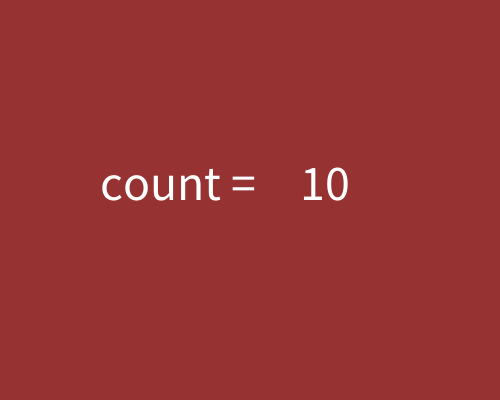
Frame 1 (no input)
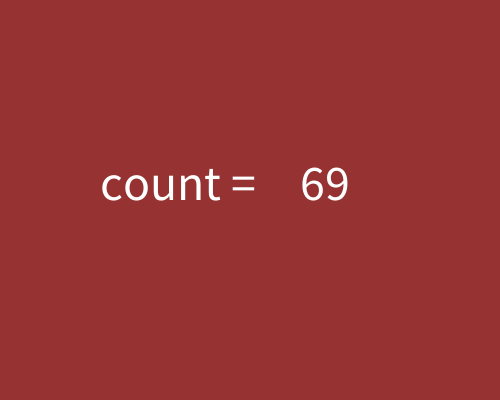
Frame 60 (the mouse pressed at the canvas centre just before this capture)
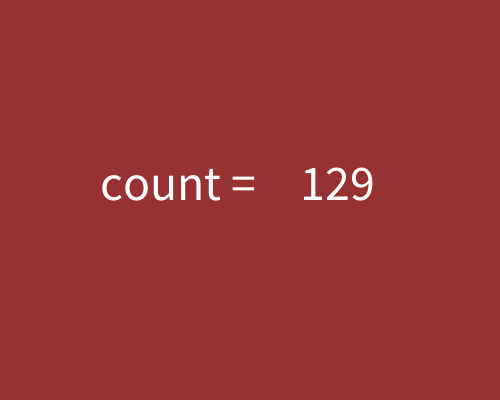
Frame 120 (the mouse held since frame 60 and released just before this capture)

The Processing sketch that drew these frames (run headless with seeded random() and noise(); from frame 60 on, the mouse is pressed at the canvas centre):

// Processing sketch: Processing_count
// ── Processing_count.pde
int count  = 10 ;

void setup()
{
  size(500, 400) ;
}

void draw()
{
  background(150, 50, 50) ;
  textSize(50) ;
  text("count =", 100, 200) ;
  text(count, 300, 200) ;
  count++ ;
}
